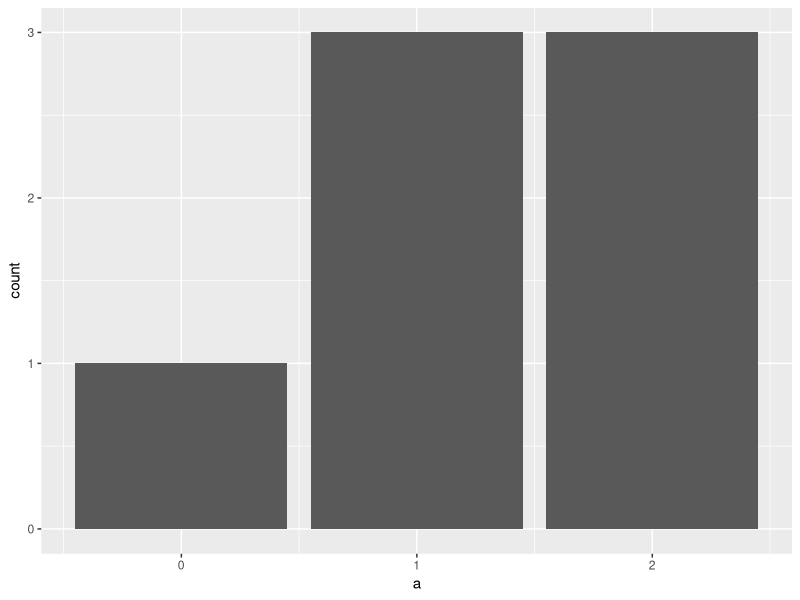
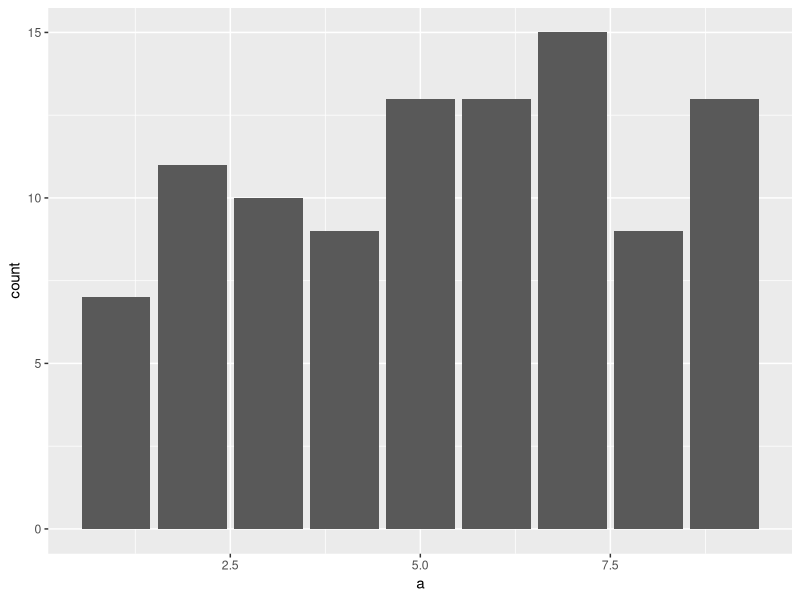
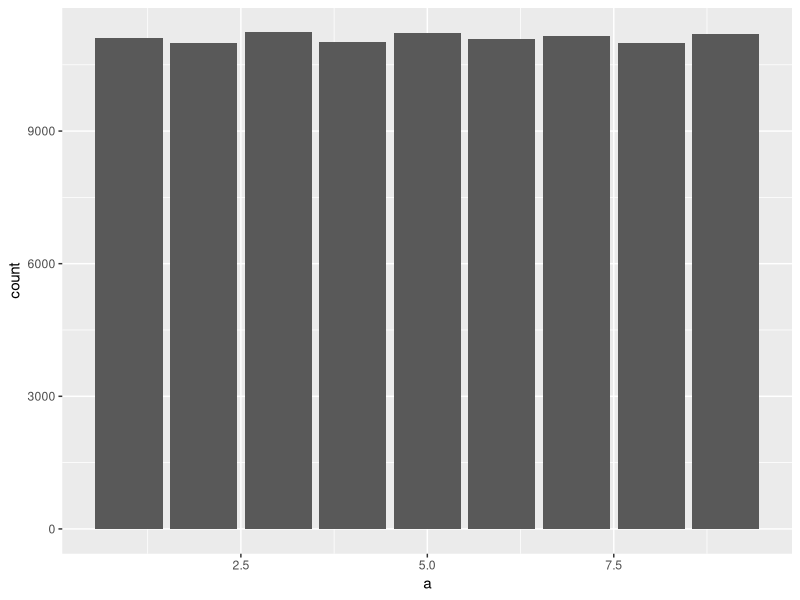

Write R code to recreate these figures, in order.
## ---- chunk 1
library(tidyverse)
## ---- chunk 2
a <- replicate(10^3, rbinom(7, 9, 0.20)) 
ggplot() + geom_bar(aes(a))
## ---- chunk 3
a <- replicate(10^2, (sample(9, 1))) 
ggplot() + geom_bar(aes(a))
a <- replicate(10^5, (sample(9, 1))) 
ggplot() + geom_bar(aes(a))
sum(a==8)/length(a) 
table(a)
